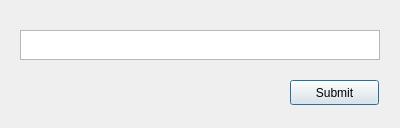
<?xml version="1.0" encoding="UTF-8"?>
<ui version="4.0">
 <class>DeleteUserDialog</class>
 <widget class="QDialog" name="DeleteUserDialog">
  <property name="geometry">
   <rect>
    <x>0</x>
    <y>0</y>
    <width>400</width>
    <height>128</height>
   </rect>
  </property>
  <property name="windowTitle">
   <string>Dialog</string>
  </property>
  <widget class="QPushButton" name="pushButton">
   <property name="geometry">
    <rect>
     <x>290</x>
     <y>80</y>
     <width>89</width>
     <height>25</height>
    </rect>
   </property>
   <property name="text">
    <string>Submit</string>
   </property>
  </widget>
  <widget class="QTextEdit" name="textEdit">
   <property name="geometry">
    <rect>
     <x>20</x>
     <y>30</y>
     <width>360</width>
     <height>30</height>
    </rect>
   </property>
   <property name="html">
    <string>&lt;!DOCTYPE HTML PUBLIC &quot;-//W3C//DTD HTML 4.0//EN&quot; &quot;http://www.w3.org/TR/REC-html40/strict.dtd&quot;&gt;
&lt;html&gt;&lt;head&gt;&lt;meta name=&quot;qrichtext&quot; content=&quot;1&quot; /&gt;&lt;style type=&quot;text/css&quot;&gt;
p, li { white-space: pre-wrap; }
&lt;/style&gt;&lt;/head&gt;&lt;body style=&quot; font-family:'Ubuntu'; font-size:11pt; font-weight:400; font-style:normal;&quot;&gt;
&lt;p style=&quot;-qt-paragraph-type:empty; margin-top:0px; margin-bottom:0px; margin-left:0px; margin-right:0px; -qt-block-indent:0; text-indent:0px;&quot;&gt;&lt;br /&gt;&lt;/p&gt;&lt;/body&gt;&lt;/html&gt;</string>
   </property>
  </widget>
  <widget class="QLabel" name="label">
   <property name="geometry">
    <rect>
     <x>20</x>
     <y>80</y>
     <width>171</width>
     <height>17</height>
    </rect>
   </property>
   <property name="text">
    <string/>
   </property>
  </widget>
 </widget>
 <tabstops>
  <tabstop>textEdit</tabstop>
  <tabstop>pushButton</tabstop>
 </tabstops>
 <resources/>
 <connections/>
</ui>
